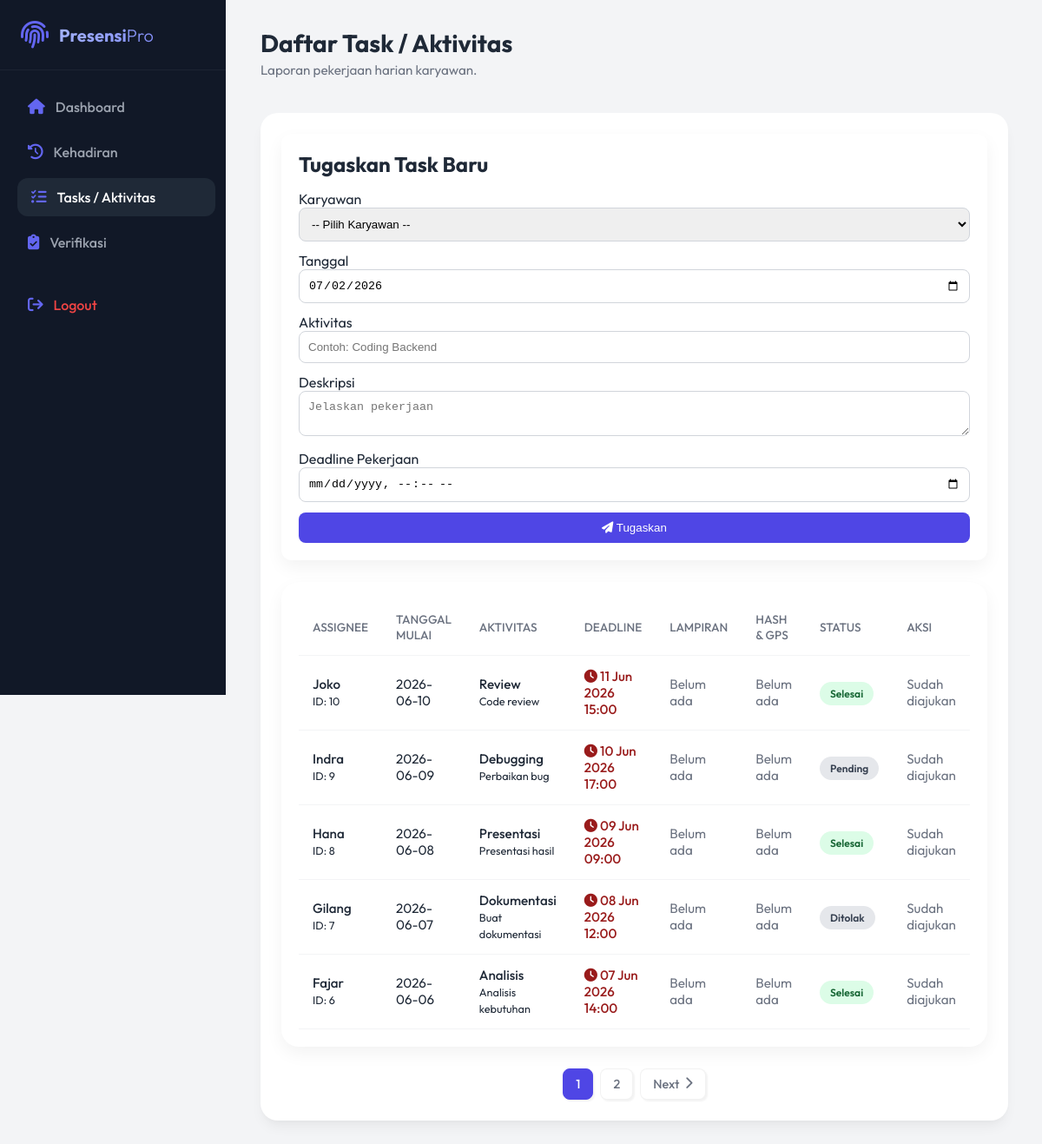
Screenshot of /tasks/index.php (signed in) with the database file from the repository.
### tables this page shows
CREATE TABLE `tasks` (
  `id` int(11) NOT NULL,
  `tanggal` date NOT NULL,
  `aktivitas` varchar(255) DEFAULT NULL,
  `deskripsi` varchar(500) DEFAULT NULL,
  `file_lampiran` varchar(255) DEFAULT NULL,
  `file_hash` varchar(64) DEFAULT NULL COMMENT 'SHA-256 Hash dari file aslinya',
  `latitude` decimal(10,8) DEFAULT NULL COMMENT 'Lokasi garis lintang (latitude) pengumpulan',
  `longitude` decimal(11,8) DEFAULT NULL COMMENT 'Lokasi garis bujur (longitude) pengumpulan',
  `submitted_at` datetime DEFAULT NULL COMMENT 'Tanggal & Jam saat tugas di-submit/dikumpulkan',
  `deadline` datetime DEFAULT NULL,
  `status` enum('Pending','Proses','Selesai') DEFAULT 'Pending',
  `creator_id` int(11) DEFAULT NULL,
  `assignee_id` int(11) DEFAULT NULL
);

CREATE TABLE `users` (
  `id` int(11) NOT NULL,
  `nama` varchar(100) NOT NULL,
  `email` varchar(100) NOT NULL,
  `password` varchar(255) NOT NULL,
  `divisi` enum('IT','HR','Finance','Marketing','Operasional') NOT NULL,
  `status` enum('Aktif','Nonaktif') DEFAULT 'Aktif',
  `tipe_users_id` int(11) DEFAULT NULL
);

CREATE TABLE `verifications` (
  `id` int(11) NOT NULL,
  `status` enum('Pending','Disetujui','Ditolak') DEFAULT NULL,
  `catatan` varchar(500) DEFAULT NULL,
  `tanggal_approval` datetime DEFAULT NULL,
  `tasks_idtasks` int(11) DEFAULT NULL,
  `users_id` int(11) DEFAULT NULL
);

### tasks/index.php (the view, shortened to what the rows shown need)
<?php
require_once '../models/Task.php';
require_once '../models/User.php';
$database = new Database();
$db = $database->getConnection();
$task = new Task($db);
$userPowerLevel = $_SESSION['power_level'] ?? 1;
$currentUserId = $_SESSION['user_id'];
$page = isset($_GET['page']) ? (int) $_GET['page'] : 1;
$records_per_page = 5;
$from_record_num = ($records_per_page * $page) - $records_per_page;
$filterPowerLevel = ($userPowerLevel < 5) ? $userPowerLevel : null;
$filterUserId = ($userPowerLevel < 5) ? $currentUserId : null;
$stmt = $task->readPaging($from_record_num, $records_per_page, $filterPowerLevel, $filterUserId);
?>
<!DOCTYPE html>
<html lang="id">
<head>
    <link rel="stylesheet" href="https://cdnjs.cloudflare.com/ajax/libs/font-awesome/6.4.0/css/all.min.css">
    <link rel="stylesheet" href="../assets/css/style.css">
</head>
<body>
    <aside class="sidebar">
        <div class="sidebar-header">
            <h2>Presensi<span style="color: white; font-weight: 300;">Pro</span></h2>
        </div>
    </aside>
    <main class="main-content">
        <header class="top-header">
            <div class="welcome-msg">
                <h1>Daftar Task / Aktivitas</h1>
            </div>
        </header>
        <div class="section-card">
            <?php if ($userPowerLevel > 1): ?>
                <div
                    style="margin-bottom: 25px; padding: 20px; background: white; border-radius: 12px; box-shadow: 0 8px 20px rgba(0,0,0,0.05);">
                    <h2 style="margin-bottom: 15px;">Tugaskan Task Baru</h2>
                </div>
            <?php endif; ?>
            <div class="table-responsive">
                <table>
                    <thead>
                        <tr>
                            <th>ASSIGNEE</th>
                            <th>TANGGAL MULAI</th>
                            <th>AKTIVITAS</th>
                            <th>DEADLINE</th>
                            <th>LAMPIRAN</th>
                            <th>HASH & GPS</th>
                            <th>STATUS</th>
                            <th>AKSI</th>
                        </tr>
                    </thead>
                    <tbody>
                        <?php while ($row = $stmt->fetch(PDO::FETCH_ASSOC)): ?>
                            <tr>
                                <td>
                                    <div style="font-weight: 500;"><?php echo htmlspecialchars($row['user_name'] ?? '-'); ?>
                                    </div>
                                    <small>ID: <?php echo htmlspecialchars($row['assignee_id']); ?></small>
                                </td>
                                <td><?php echo htmlspecialchars($row['tanggal']); ?></td>
                                <td>
                                    <span
                                        style="font-weight: 500;"><?php echo htmlspecialchars($row['aktivitas']); ?></span><br>
                                    <small><?php echo htmlspecialchars($row['deskripsi']); ?></small>
                                </td>
                                <td style="color: #991b1b; font-weight: 500;">
                                    <i class="fa-solid fa-clock"></i>
                                    <?php echo !empty($row['deadline']) ? date('d M Y H:i', strtotime($row['deadline'])) : '-'; ?>
                                </td>
                                <td>
                                    <?php if (!empty($row['file_lampiran'])): ?>
                                        <a href="../<?php echo htmlspecialchars($row['file_lampiran']); ?>" target="_blank"
                                            style="color:#2563eb;">
                                            <i class="fa-solid fa-file"></i> Lihat File
                                        </a>
                                        <br>
                                        <small><?php echo htmlspecialchars($row['submitted_at'] ?? '-'); ?></small>
                                    <?php else: ?>
                                        <span style="color: var(--text-muted);">Belum ada</span>
                                    <?php endif; ?>
                                </td>
                                <td style="max-width: 240px;">
                                    <?php if (!empty($row['file_hash'])): ?>
                                        <?php
                                        $shortHash = substr($row['file_hash'], 0, 12) . '...' . substr($row['file_hash'], -8);
                                        $mapsUrl = 'https://www.google.com/maps?q=' . $row['latitude'] . ',' . $row['longitude'];
                                        ?>
                                        <small><strong>SHA-256:</strong></small><br>
                                        <code title="<?php echo htmlspecialchars($row['file_hash']); ?>"
                                            style="font-size: 0.75rem; background:#f3f4f6; padding:4px 6px; border-radius:6px; display:inline-block;">
                            <?php echo htmlspecialchars($shortHash); ?>
                        </code>
                                        <br><br>
                                        <small><strong>GPS:</strong></small><br>
                                        <a href="<?php echo htmlspecialchars($mapsUrl); ?>" target="_blank"
                                            style="color:#2563eb; font-size:0.8rem;">
                                            <i class="fa-solid fa-location-dot"></i> Lihat Maps
                                        </a>
                                    <?php else: ?>
                                        <span style="color: var(--text-muted);">Belum ada</span>
                                    <?php endif; ?>
                                </td>
                                <td>
                                    <?php if ($row['status'] == 'Selesai'): ?>
                                        <span class="status-badge" style="background:#dcfce7; color:#166534;">Selesai</span>
                                    <?php elseif ($row['verification_status']): ?>
                                        <span class="status-badge" style="background:#e5e7eb; color:#374151;">
                                            <?php echo htmlspecialchars($row['verification_status']); ?>
                                        </span>
                                    <?php else: ?>
                                        <span class="status-badge" style="background:#fef3c7; color:#92400e;">
                                            <?php echo htmlspecialchars($row['status'] ?? 'Pending'); ?>
                                        </span>
                                    <?php endif; ?>
                                </td>
                                <td>
                                    <?php if ($userPowerLevel < 5 && $row['assignee_id'] == $currentUserId && empty($row['file_lampiran'])): ?>
                                        <form method="POST" enctype="multipart/form-data" class="upload-task-form"
                                            style="display:flex; flex-direction:column; gap:6px; min-width:190px;">
                                            <input type="hidden" name="submit_attachment" value="1">
                                            <input type="hidden" name="task_id"
                                                value="<?php echo htmlspecialchars($row['id']); ?>">
                                            <input type="hidden" name="latitude" class="latitude-input">
                                            <input type="hidden" name="longitude" class="longitude-input">
                                            <input type="file" name="lampiran" accept=".pdf,.jpg,.jpeg,.png" required
                                                style="font-size: 0.8rem;">
                                            <button type="submit"
                                                style="padding: 6px 12px; background: #16a34a; color: white; border: none; border-radius: 6px; cursor: pointer; font-size: 0.85rem;">
                                                <i class="fa-solid fa-upload"></i> Kumpulkan Lampiran
                                            </button>
                                        </form>
                                    <?php elseif ($row['verification_status']): ?>
                                        <span style="color: var(--text-muted);">Sudah diajukan</span>
                                    <?php else: ?>
                                        <span style="color: var(--text-muted);">-</span>
                                    <?php endif; ?>
                                </td>
                            </tr>
                        <?php endwhile; ?>
                    </tbody>
                </table>
            </div>
        </div>
    </main>
</body>
</html>

### rows the page displays
tasks: assignee.nama "Joko", assignee "10", tanggal "2026-06-10", aktivitas "Review", deskripsi "Code review", deadline "11 Jun 2026 15:00", shows "Belum ada", status "Selesai", shows "Sudah diajukan"
tasks: assignee.nama "Indra", assignee "9", tanggal "2026-06-09", aktivitas "Debugging", deskripsi "Perbaikan bug", deadline "10 Jun 2026 17:00", shows "Belum ada", verifications.status "Pending", shows "Sudah diajukan"
tasks: assignee.nama "Hana", assignee "8", tanggal "2026-06-08", aktivitas "Presentasi", deskripsi "Presentasi hasil", deadline "09 Jun 2026 09:00", shows "Belum ada", status "Selesai", shows "Sudah diajukan"
tasks: assignee.nama "Gilang", assignee "7", tanggal "2026-06-07", aktivitas "Dokumentasi", deskripsi "Buat dokumentasi", deadline "08 Jun 2026 12:00", shows "Belum ada", verifications.status "Ditolak", shows "Sudah diajukan"
tasks: assignee.nama "Fajar", assignee "6", tanggal "2026-06-06", aktivitas "Analisis", deskripsi "Analisis kebutuhan", deadline "07 Jun 2026 14:00", shows "Belum ada", status "Selesai", shows "Sudah diajukan"
